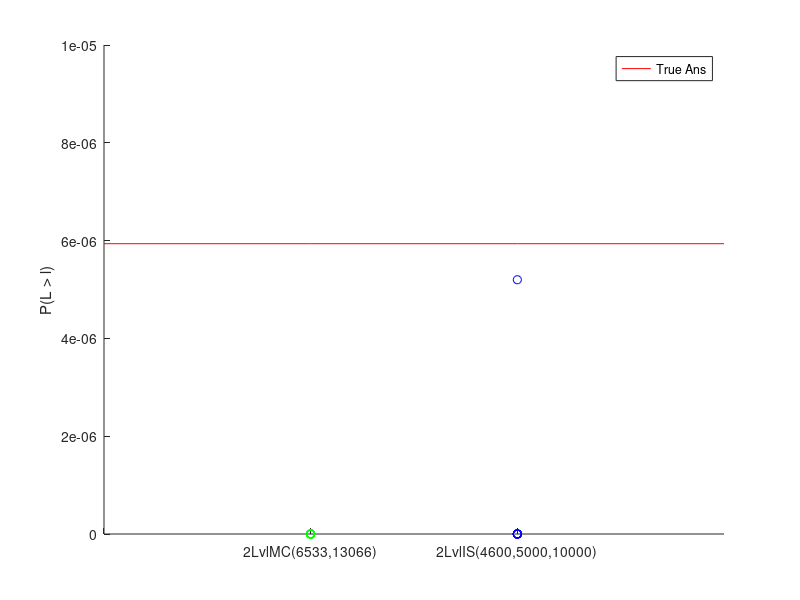

This chart was generated by the following MATLAB code:
hold on

NSim = 10;
xMax = 3;
yMax = 0.00001;
trueAns = 0.0000059367146221281147369847920602925;
X = 1:xMax;

TwoLvlMC = [ 0, 0, 0, 0, 0, 0, 0, 0, 0, 0];

TwoLvlIS = [ 0, 0, 0, 0, 0, 0, 0.0000051995272514346987973365629698286, 0, 0, 0];

plot([0 X],repmat(trueAns,1,xMax + 1),'r')

scatter(ones(NSim,1),TwoLvlMC,'g')
scatter(2*ones(NSim,1),TwoLvlIS,'b')

legend('True Ans')
%title('S:20, l:0.10, sample num:10600')
xlabel('')
xticks([0 1 2])
xticklabels({'','2LvlMC(6533,13066)','2LvlIS(4600,5000,10000)'})
ylabel('P(L > l)')
axis([0,xMax,0 yMax])

hold off
